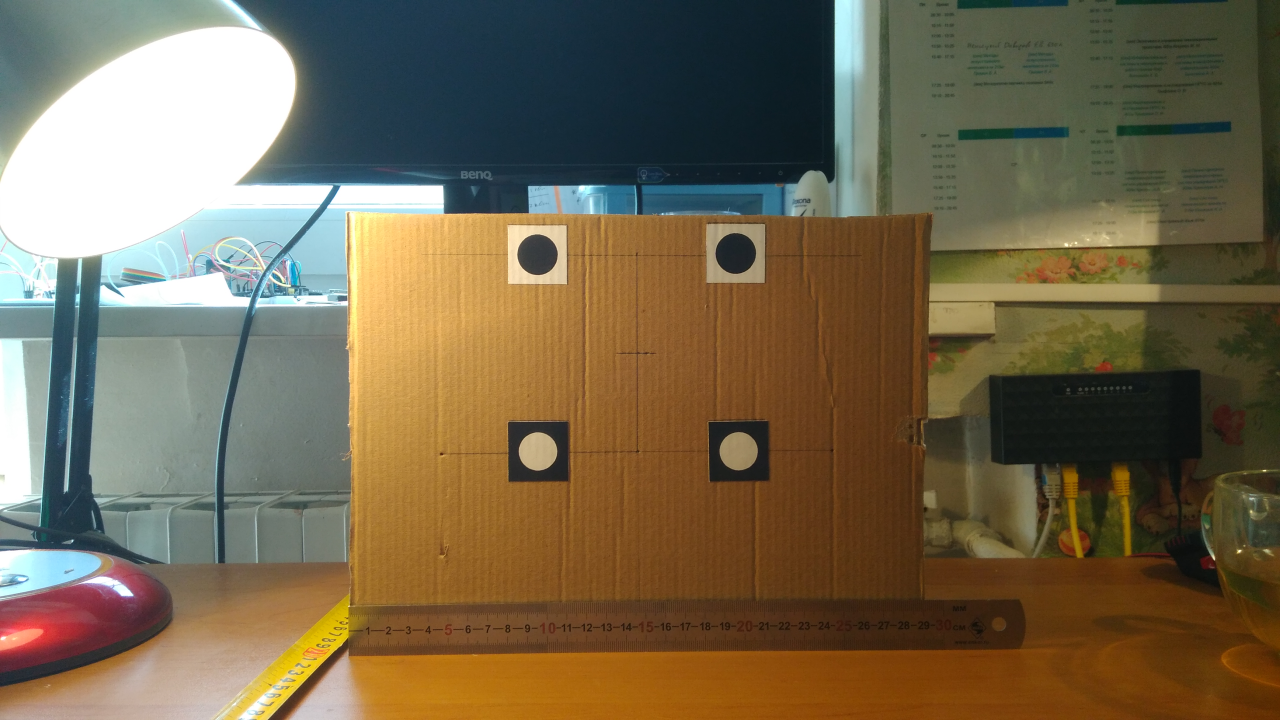
//> input picture distance_calibration/images/50cm/dist50cm01.jpg, 3840 x 2160 px (shown at 1/3 size); the run also reads 1 picture not shown here
$ ./distance_calibration   (built with g++ and OpenCV 4)
//> lines starting //> are read from the running program, lines starting //| are printed output that depends on the picture; pictures that were not available may be replaced by others from this repository, and a replacement may not be noted
// distance_calibration.cpp : Этот файл содержит функцию "main". Здесь начинается и заканчивается выполнение программы.
//

#include "opencv2/objdetect.hpp"
#include "opencv2/highgui.hpp"
#include "opencv2/imgproc.hpp"
#include <iomanip>
#include <iostream>
#include <algorithm>
#include <cmath>

using namespace std;
using namespace cv;

CascadeClassifier marker_1, marker_2;
String marker_1_name = "E:/University/10sem/nirs/haar_3_4_6/preparing navigation/haar_navigation_m1_v3/cascade.xml";
String marker_2_name = "E:/University/10sem/nirs/haar_3_4_6/preparing navigation/haar_navigation_m2_v1/cascade.xml";

//void calculate(string path, int nominal_distance);


void draw_objects(Mat &frame, vector<Rect> objects, Scalar color) {

	for (size_t i = 0; i < objects.size(); i++) {
		//cout << "X = " << objects[i].x << " Y = " << objects[i].y << "\n";
		Point center(objects[i].x + objects[i].width / 2, objects[i].y + objects[i].height / 2);
		ellipse(frame, center, Size(objects[i].width / 2, objects[i].height / 2), 0, 0, 360, color, 2);
	}
}


void print_objects(vector<Rect> ob, string title = "Objects") {

	for (int i = 0; i < ob.size(); i++) {
		cout << setw(2) << i << " x: " << setw(5) << ob[i].x << " y: " << setw(5) << ob[i].y << " w: " << setw(5) << ob[i].width << " h:" << setw(5) << ob[i].height << "\n";
	}
	cout << "\n";
}


bool compar(Rect a, Rect b) {
	return (a.width > b.width);
}


vector<Rect> filter_objects(vector<Rect> objects, Mat& currentFrame) {

	vector<Rect> markers;
	sort(objects.begin(), objects.end(), compar);
	//print_objects(objects);

	cout << "objects.size() = " << objects.size() << "\n";
	if (objects.size() >= 2) {

		for (size_t i = 0; i < objects.size() - 1; i++) {

			int max_width = max(objects[i].width, objects[i + 1].width);
			int min_width = min(objects[i].width, objects[i + 1].width);

			int delta = max_width - min_width;
			//delta = abs(delta);
			double diff = double(delta)/ double(max_width);
			cout << "delta = " << delta << " diff = " << diff << "\n";

			if (diff < 0.16) {
				markers.push_back(objects[i]);
				markers.push_back(objects[i + 1]);
				break;
			}

		}
	}
	else if (objects.size() < 2) {
		cout << "Объектов меньше двух! \n";
	}

	for (int i = 0; i < markers.size(); i++) {
		Point center(markers[i].x + markers[i].width / 2, markers[i].y + markers[i].height / 2);
		ellipse(currentFrame, center, Size(10, 10), 0, 0, 360, Scalar(0, 0, 255), 4);
	}

	print_objects(markers);
	return markers;
}


double calculate(string path, string filename, int nominal_distance) {
//> called with filename = "dist50cm01.jpg", nominal_distance = 50

	Mat frame = imread(path+filename);
//> frame is the input picture: 2160 rows x 3840 cols, CV_8UC3; mean B, G, R 78.3, 103.6, 116.7
	Mat frame_gray;

	int delta_x_1 = 0, delta_x_2 = 0;
	int delta_y_1 = 0, delta_y_2 = 0;
	double average = 0;

	if (frame.empty()) {
		cout << "--(!) Can't open image" << path << filename << "\n";
		return 0;
	}
	else {
		cout << "Reading " << filename << "\n";
	}

	cvtColor(frame, frame_gray, COLOR_BGR2GRAY);
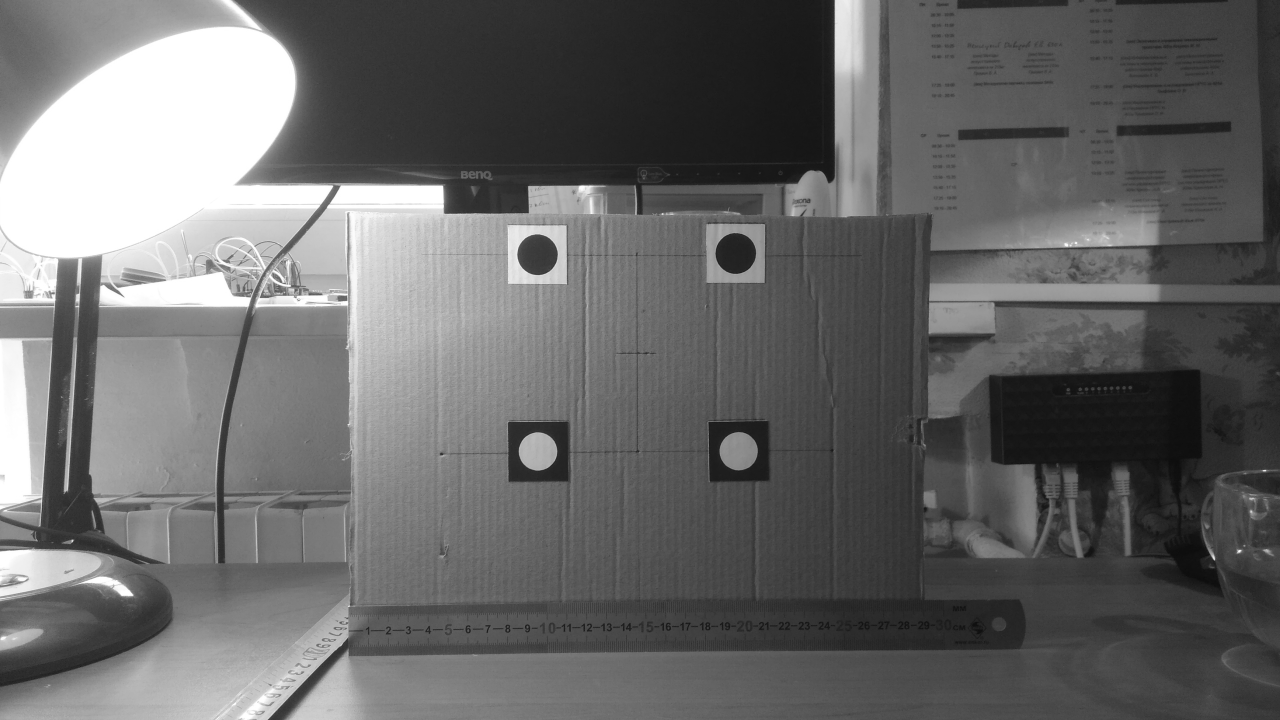
//> frame_gray: 2160 rows x 3840 cols, CV_8UC1 (shown at 1/3 size); min 5, max 255, mean 104.6
	equalizeHist(frame_gray, frame_gray);
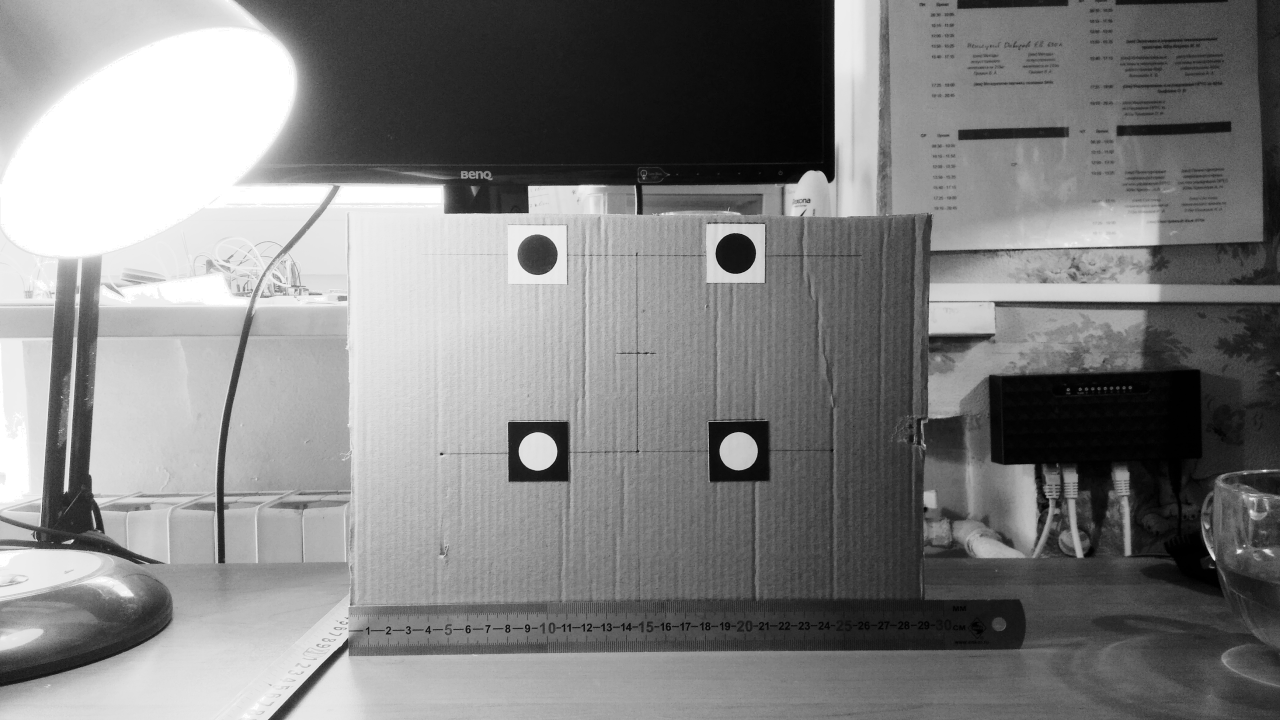
//> frame_gray: 2160 rows x 3840 cols, CV_8UC1 (shown at 1/3 size); min 0, max 255, mean 128.7

	vector<Rect> objs1, objs2;
	Scalar* color1 = new Scalar(0, 255, 255); // B G R
	Scalar* color2 = new Scalar(255, 0, 255);

	marker_1.detectMultiScale(frame_gray, objs1);
//> objs1 = 3 Rects (x, y, width, height): [2713, 1261, 37, 37], [1495, 649, 225, 225], [2093, 648, 220, 220]
	marker_2.detectMultiScale(frame_gray, objs2);
//> objs2 = 7 Rects (x, y, width, height): [3342, 1152, 25, 25], [3285, 1154, 25, 25], [3242, 1549, 57, 57], [3412, 1528, 66, 66], [2958, 1834, 80, 80], [1512, 1250, 209, 209], [2109, 1243, 217, 217]

	draw_objects(frame, objs1, *color1);
//> the loop in draw_objects, `for (size_t i = 0; i < objects.size(); i++)` made 3 passes
//> center on passes 1 to 3: Point(2731, 1279), Point(1607, 761), Point(2203, 758)
	draw_objects(frame, objs2, *color2);
//> the loop in draw_objects (call 2), `for (size_t i = 0; i < objects.size(); i++)` made 7 passes
//> center on passes 1 to 7: Point(3354, 1164), Point(3297, 1166), Point(3270, 1577), Point(3445, 1561), Point(2998, 1874), Point(1616, 1354), Point(2217, 1351)

	objs1 = filter_objects(objs1, frame);
//> in filter_objects, `sort(objects.begin(), objects.end(), compar);`: objects = 3 Rects (x, y, width, height): [1495, 649, 225, 225], [2093, 648, 220, 220], [2713, 1261, 37, 37]
//| objects.size() = 3
//> the loop in filter_objects, `for (size_t i = 0; i < objects.size() - 1; i++)` made 1 pass
//> (max_width, min_width, delta, diff) on pass 1: (225, 220, 5, 0.0222)
//| delta = 5 diff = 0.0222222
//> the loop in filter_objects, `for (int i = 0; i < markers.size(); i++)` made 2 passes
//> the loop in print_objects, `for (int i = 0; i < ob.size(); i++)` made 2 passes
//|  0 x:  1495 y:   649 w:   225 h:  225
//|  1 x:  2093 y:   648 w:   220 h:  220
//> objs1 = 2 Rects (x, y, width, height): [1495, 649, 225, 225], [2093, 648, 220, 220]
	objs2 = filter_objects(objs2, frame);
//| objects.size() = 7
//> the loop in filter_objects (call 2), `for (size_t i = 0; i < objects.size() - 1; i++)` made 1 pass
//> (max_width, min_width, delta, diff) on pass 1: (217, 209, 8, 0.0369)
//| delta = 8 diff = 0.0368664
//> the loop in filter_objects (call 2), `for (int i = 0; i < markers.size(); i++)` made 2 passes
//> the loop in print_objects (call 2), `for (int i = 0; i < ob.size(); i++)` made 2 passes
//|  0 x:  2109 y:  1243 w:   217 h:  217
//|  1 x:  1512 y:  1250 w:   209 h:  209
//> objs2 = 2 Rects (x, y, width, height): [2109, 1243, 217, 217], [1512, 1250, 209, 209]

	//print_objects(objs1);
	//print_objects(objs2);

	delta_x_1 = abs(objs1[0].x - objs1[1].x);
//> delta_x_1 = 598
	delta_x_2 = abs(objs2[0].x - objs2[1].x);
//> delta_x_2 = 597

	Rect left_1 = objs1[0].x < objs1[1].x ? objs1[0] : objs1[1];
//> left_1 = Rect(1495, 649, 225, 225)
	Rect left_2 = objs2[0].x < objs2[1].x ? objs2[0] : objs2[1];
//> left_2 = Rect(1512, 1250, 209, 209)
	delta_y_1 = abs(left_1.y - left_2.y);
//> delta_y_1 = 601

	Rect right_1 = objs1[0].x > objs1[1].x ? objs1[0] : objs1[1];
//> right_1 = Rect(2093, 648, 220, 220)
	Rect right_2 = objs2[0].x > objs2[1].x ? objs2[0] : objs2[1];
//> right_2 = Rect(2109, 1243, 217, 217)
	delta_y_2 = abs(right_1.y - right_2.y);
//> delta_y_2 = 595

	cout << "dx1 = " << setw(4) << delta_x_1 << " dx2 = " << setw(4) << delta_x_2 << "\n";
//| dx1 =  598 dx2 =  597
	cout << "dy1 = " << setw(4) << delta_y_1 << " dy2 = " << setw(4) << delta_y_2 << "\n";
//| dy1 =  601 dy2 =  595

	average = (delta_x_1 + delta_x_2 + delta_y_1 + delta_y_2) / 4;
//> average = 597
	cout << "Average: " << average << "\n\n";
//| Average: 597

	// [5 lines of commented-out code are left out]

	namedWindow(filename, WINDOW_NORMAL);
	resizeWindow(filename, 1280, 720);
	imshow(filename, frame);
	return average;
}

int main() {

	//-- 1. Load the cascades
	if (!marker_1.load(marker_1_name)) {
		cout << "--(!)Error loading first cascade\n";
		return -1;
	}
	else if (!marker_2.load(marker_2_name)) {
		cout << "--(!)Error loading second cascade\n";
		return -1;
	}

	string path = "E:/University/10sem/nirs/haar_3_4_6/distance_calibration/images/50cm/";
	string path_2 = "E:/University/10sem/nirs/haar_3_4_6/distance_calibration/images/100cm/";
	string name = "dist50cm04.jpg";

	vector<double> average_50;
	vector<double> average_100;

	//cout << calculate(path, name, 50);
	//waitKey(0);


	for (int i = 1; i < 6; i++) {
		string name = "dist50cm0" + to_string(i) + ".jpg";
		double temp = calculate(path, name, 50);
//> temp = 597
		average_50.push_back(temp);
//> average_50 = [597]
	}
//> pass 2 of the loop `for (int i = 1; i < 6; i++)`:
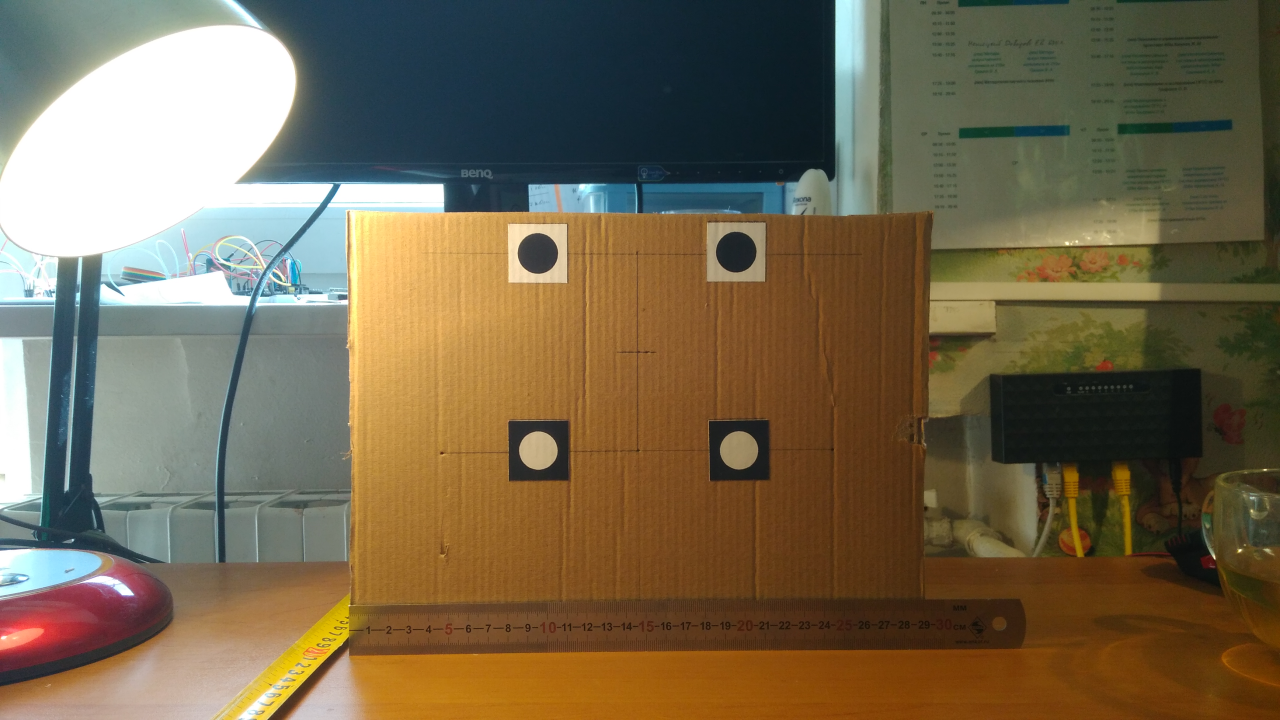
//> input picture distance_calibration/images/50cm/dist50cm02.jpg, 3840 x 2160 px (shown at 1/3 size)
//> in calculate, frame is the input picture: 2160 rows x 3840 cols, CV_8UC3; mean B, G, R 78.3, 103.7, 116.9
//> in calculate (call 2), `cvtColor(frame, frame_gray, COLOR_BGR2GRAY);`:
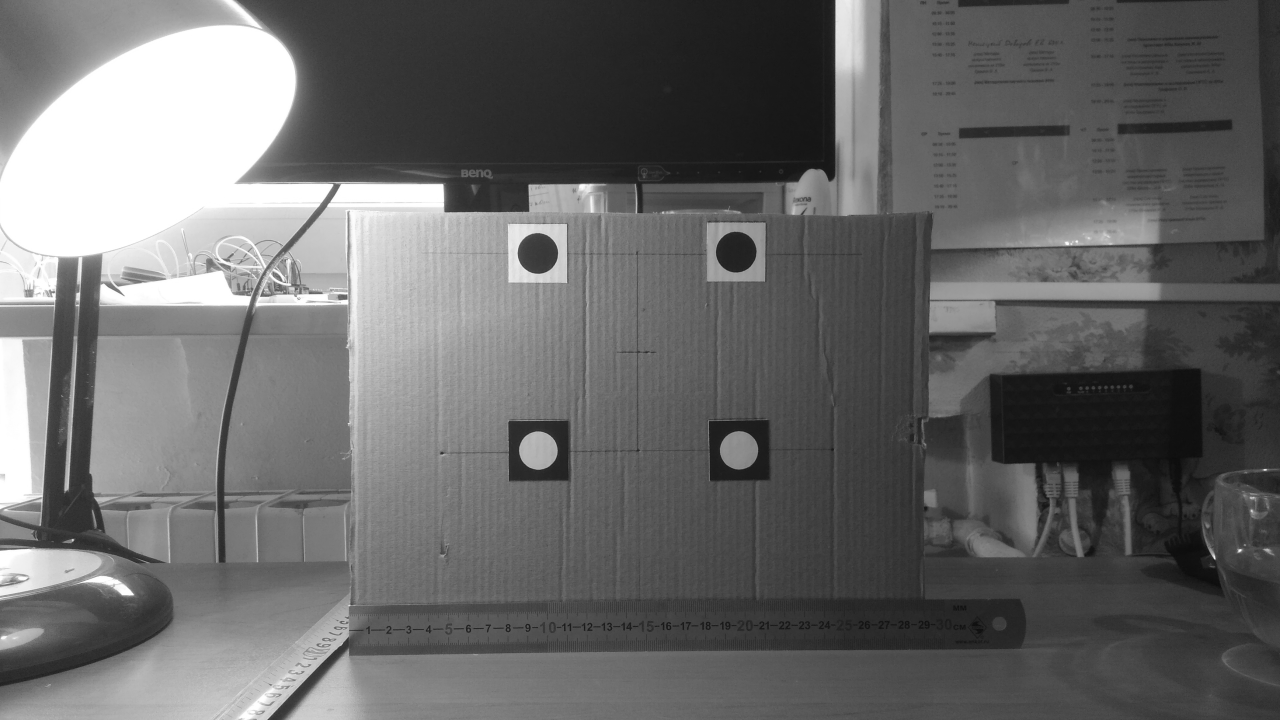
//> frame_gray: 2160 rows x 3840 cols, CV_8UC1 (shown at 1/3 size); min 8, max 255, mean 104.8
//> in calculate (call 2), `equalizeHist(frame_gray, frame_gray);`:
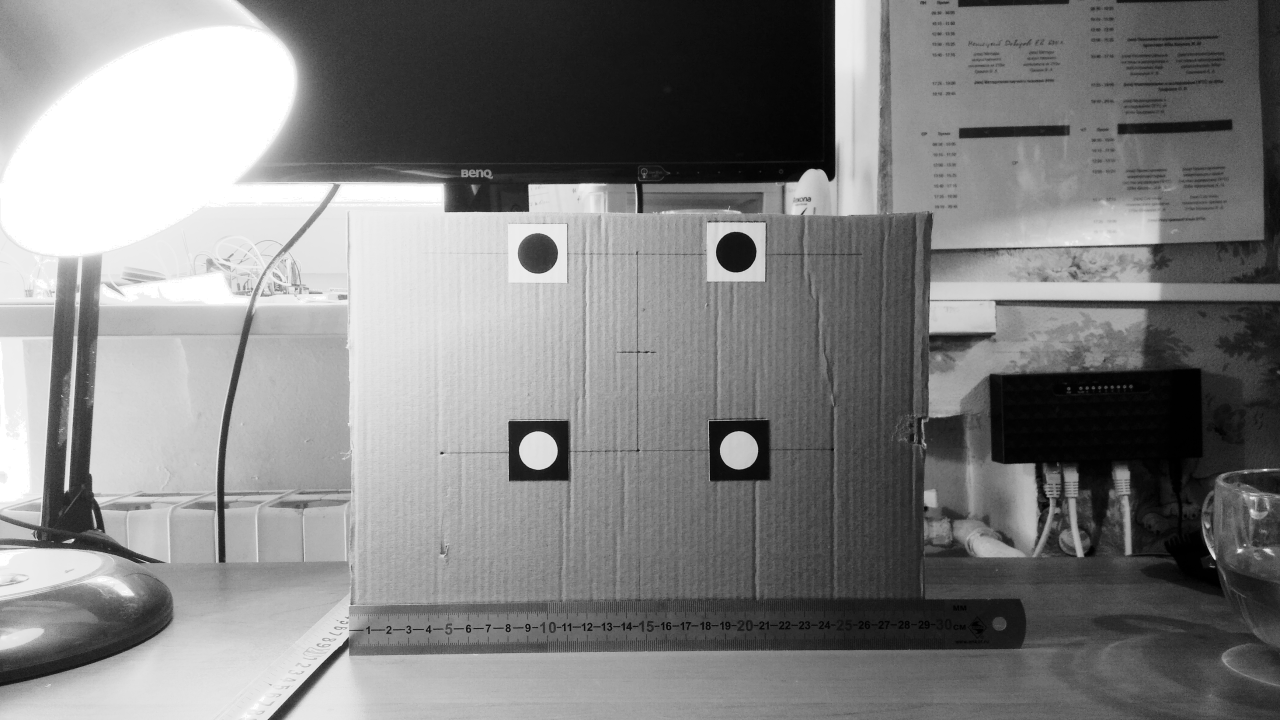
//> frame_gray: 2160 rows x 3840 cols, CV_8UC1 (shown at 1/3 size); min 0, max 255, mean 128.7
//> in calculate (call 2), `marker_1.detectMultiScale(frame_gray, objs1);`: objs1 = 6 Rects (x, y, width, height): [60, 856, 50, 50], [1000, 864, 50, 50], [2786, 136, 52, 52], [3750, 1489, 62, 62], [1499, 649, 220, 220], [2089, 640, 225, 225]
//> in calculate (call 2), `marker_2.detectMultiScale(frame_gray, objs2);`: objs2 = 4 Rects (x, y, width, height): [3413, 1526, 72, 72], [2959, 1832, 81, 81], [2109, 1240, 218, 218], [1512, 1246, 211, 211]
//| objects.size() = 6
//> in calculate (call 2), `objs1 = filter_objects(objs1, frame);`: objs1 = 2 Rects (x, y, width, height): [2089, 640, 225, 225], [1499, 649, 220, 220]
//| objects.size() = 4
//> in calculate (call 2), `objs2 = filter_objects(objs2, frame);`: objs2 = 2 Rects (x, y, width, height): [2109, 1240, 218, 218], [1512, 1246, 211, 211]
//> delta_x_1 = 590
//> left_1 = Rect(1499, 649, 220, 220)
//> left_2 = Rect(1512, 1246, 211, 211)
//> delta_y_1 = 597
//> right_1 = Rect(2089, 640, 225, 225)
//> right_2 = Rect(2109, 1240, 218, 218)
//> delta_y_2 = 600
//| dx1 =  590 dx2 =  597
//| dy1 =  597 dy2 =  600
//> average = 596
//| Average: 596
//> average_50 = [597, 596]

	for (int i = 1; i < 5; i++) {
		string name = "dist100cm0" + to_string(i) + ".jpg";
		double temp = calculate(path_2, name, 100);
//| objects.size() = 6
//| objects.size() = 4
//| dx1 =  590 dx2 =  597
//| dy1 =  597 dy2 =  600
//| Average: 596
//> temp = 596
		average_100.push_back(temp);
//> average_100 = [596]
	}
//> pass 2 of the loop `for (int i = 1; i < 5; i++)`:
//| dx1 =  590 dx2 =  597
//| dy1 =  597 dy2 =  600
//| Average: 596
//> average_100 = [596, 596]

	for (int j = 0; j < average_50.size(); j++)
		cout << average_50[j] << "\n";

	for (int j = 0; j < average_100.size(); j++)
		cout << average_100[j] << "\n";

	waitKey(0);

	return 0;
}
